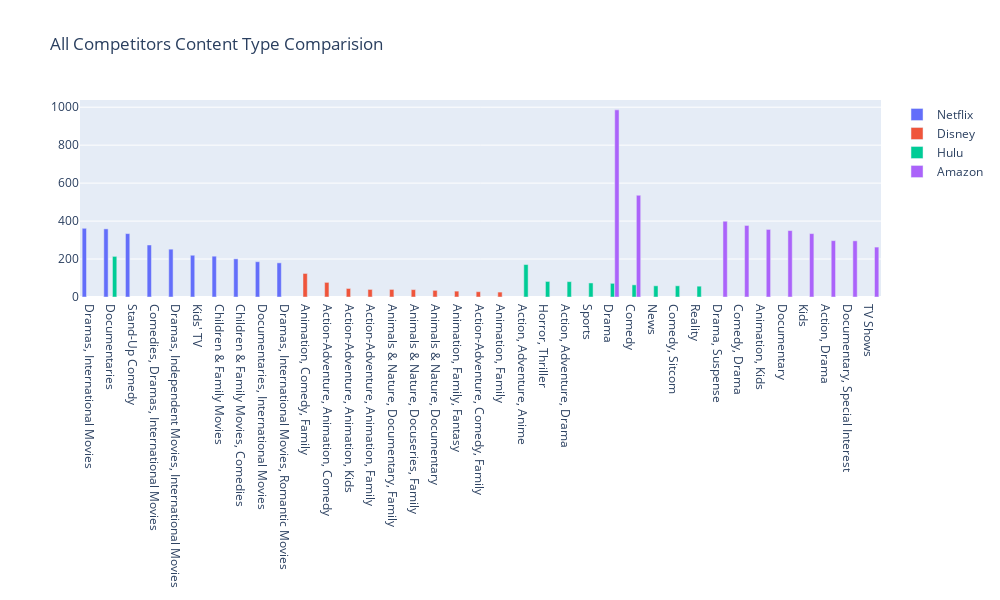

Notebook cell for this chart:
### Markdown cell above
<p style="text-align: center;"><span style="font-family: Georgia, serif;"><strong><span style="font-size: 22px;">Number of Content for each Genres of all Competitors</span></strong></span></p>

### Code cell
tl = Counter(df_orig.listed_in)
topl_n = tl.most_common(10)

tl = Counter(df_disney.listed_in)
topl_d = tl.most_common(10)

tl = Counter(df_hulu.listed_in)
topl_h = tl.most_common(10)

tl = Counter(df_amazon.listed_in)
topl_a = tl.most_common(10)



fig = make_subplots(rows=1, cols=1)
fig.add_trace(
    go.Bar(x = [i[0] for i in topl_n],y = [i[1] for i in topl_n],name = 'Netflix',width=.2))
fig.add_trace(
    go.Bar(x = [i[0] for i in topl_d],y = [i[1] for i in topl_d],name = 'Disney',width = .2))
fig.add_trace(
    go.Bar(x = [i[0] for i in topl_h],y = [i[1] for i in topl_h],name = 'Hulu',width = .2))
fig.add_trace(
    go.Bar(x = [i[0] for i in topl_a],y = [i[1] for i in topl_a],name = 'Amazon',width = .2))
fig.update_layout(height=600, width=1000, title_text="All Competitors Content Type Comparision")

### Figure 1 — Plotly figure (JSON) as saved in the notebook; plotly's stock layout.template omitted (floating-point values rounded to 4 significant figures)
{"data": [{"name": "Netflix", "type": "bar", "width": 0.2, "x": ["Dramas, International Movies", "Documentaries", "Stand-Up Comedy", "Comedies, Dramas, International Movies", "Dramas, Independent Movies, International Movies", "Kids' TV", "Children & Family Movies", "Children & Family Movies, Comedies", "Documentaries, International Movies", "Dramas, International Movies, Romantic Movies"], "y": [362, 359, 334, 274, 252, 220, 215, 201, 186, 180]}, {"name": "Disney", "type": "bar", "width": 0.2, "x": ["Animation, Comedy, Family", "Action-Adventure, Animation, Comedy", "Action-Adventure, Animation, Kids", "Action-Adventure, Animation, Family", "Animals & Nature, Documentary, Family", "Animals & Nature, Docuseries, Family", "Animals & Nature, Documentary", "Animation, Family, Fantasy", "Action-Adventure, Comedy, Family", "Animation, Family"], "y": [124, 77, 45, 40, 40, 39, 35, 31, 28, 26]}, {"name": "Hulu", "type": "bar", "width": 0.2, "x": ["Documentaries", "Action, Adventure, Anime", "Horror, Thriller", "Action, Adventure, Drama", "Sports", "Drama", "Comedy", "News", "Comedy, Sitcom", "Reality"], "y": [214, 171, 82, 81, 74, 72, 64, 59, 59, 57]}, {"name": "Amazon", "type": "bar", "width": 0.2, "x": ["Drama", "Comedy", "Drama, Suspense", "Comedy, Drama", "Animation, Kids", "Documentary", "Kids", "Action, Drama", "Documentary, Special Interest", "TV Shows"], "y": [986, 536, 399, 377, 356, 350, 334, 297, 296, 263]}], "layout": {"height": 600, "title": {"text": "All Competitors Content Type Comparision"}, "width": 1000, "xaxis": {"anchor": "y", "domain": [0, 1]}, "yaxis": {"anchor": "x", "domain": [0, 1]}}}
